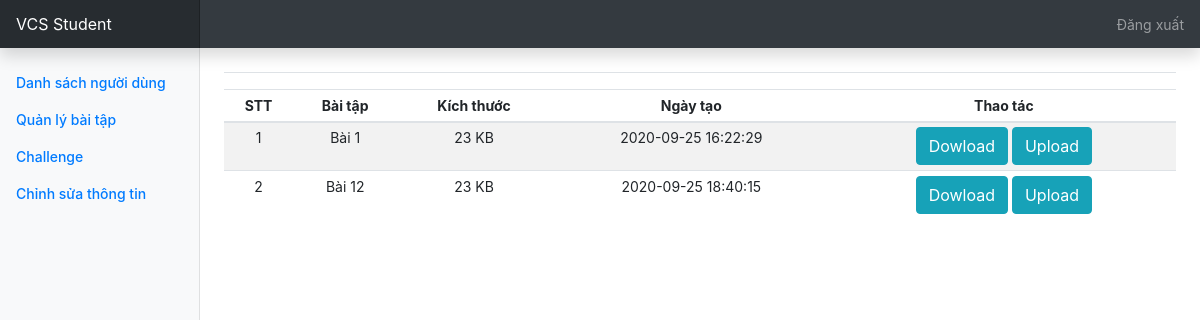
The app's page /homework.php with its own data.
### tables this page shows
CREATE TABLE `homework` (
  `id` int(11) NOT NULL,
  `subject_name` varchar(255) NOT NULL,
  `size` int(11) NOT NULL,
  `download` int(11) NOT NULL,
  `created_at` datetime NOT NULL,
  `namefile` varchar(255) NOT NULL
);

### homework.php (the view, shortened to what this page needs)
<?php
include 'config.php';
$student = true;
$data = array();
$count=1;
$qr = mysqli_query($con, "select * from homework");
while ($row = mysqli_fetch_assoc($qr)) {
	array_push($data, $row);
}
?>
<!DOCTYPE html>
<html>
<head>
    <link rel="stylesheet" href="https://stackpath.bootstrapcdn.com/bootstrap/4.5.2/css/bootstrap.min.css">
    <link href="dashboard.css" rel="stylesheet">
</head>
<body>
    <nav class="navbar navbar-dark sticky-top bg-dark flex-md-nowrap p-0 shadow">
    <a class="navbar-brand col-md-3 col-lg-2 mr-0 px-3" href="teacher_dasboard.php"><?php if (!$student) {echo "VCS Admin";} else {echo "VCS Student";}?></a>
        <ul class="navbar-nav px-3">
            <li class="nav-item text-nowrap">
                <a class="nav-link" href="logout.php">Đăng xuất</a>
            </li>
        </ul>
    </nav>
    <div class="container-fluid">
        <div class="row">
            <?php include 'teacher_menu.php'?>
            <main role="main" class="col-md-9 ml-sm-auto col-lg-10 px-md-4">
                <div
                    class="d-flex justify-content-between flex-wrap flex-md-nowrap align-items-center pt-3 pb-2 mb-3 border-bottom">
                </div>
                <div class="table-responsive">
                    <table class="table table-striped table-sm" style="text-align: center;">
                        <thead>
                            <tr>
                                <th>STT</th>
                                <th>Bài tập</th>
                                <th>Kích thước</th>
                                <th>Ngày tạo</th>
                                <th>Thao tác</th>
                            </tr>
                        </thead>
                        <tbody>
                            <?php
							foreach ($data as $d) {
							?>
                            <tr>
                                <td><?php echo $count++; ?></td>
                                <td><?php echo $d['subject_name']; ?></td>
                                <td><?php echo floor($d['size']) . ' KB'; ?></td>
                                <td><?php echo $d['created_at']; ?></td>
                                <td>
                                    <a class="btn btn-info" href="add_homework_post.php?id=<?php echo $d['id']; ?>">
                                        Dowload</a>
                                        <?php if ($student) { ?>
                                        <a class="btn btn-info" href="student_homework.php?id=<?php echo $d['id']; ?>">
                                        Upload</a>
                                        <?php }?>
                                </td>
                            </tr>
                            <?php
							}
							?>
                        </tbody>
                    </table>
                </div>
            </main>
        </div>
    </div>
</body>
</html>

### dashboard.css (style rules this page uses)
body { font-size: .875rem; }
.navbar-brand { padding-top: .75rem; padding-bottom: .75rem; font-size: 1rem; background-color: rgba(0, 0, 0, .25); box-shadow: inset -1px 0 0 rgba(0, 0, 0, .25); }

### records on screen
homework: subject_name "Bài 1", size "23", created_at "2020-09-25 16:22:29"
homework: subject_name "Bài 12", size "23", created_at "2020-09-25 18:40:15"
